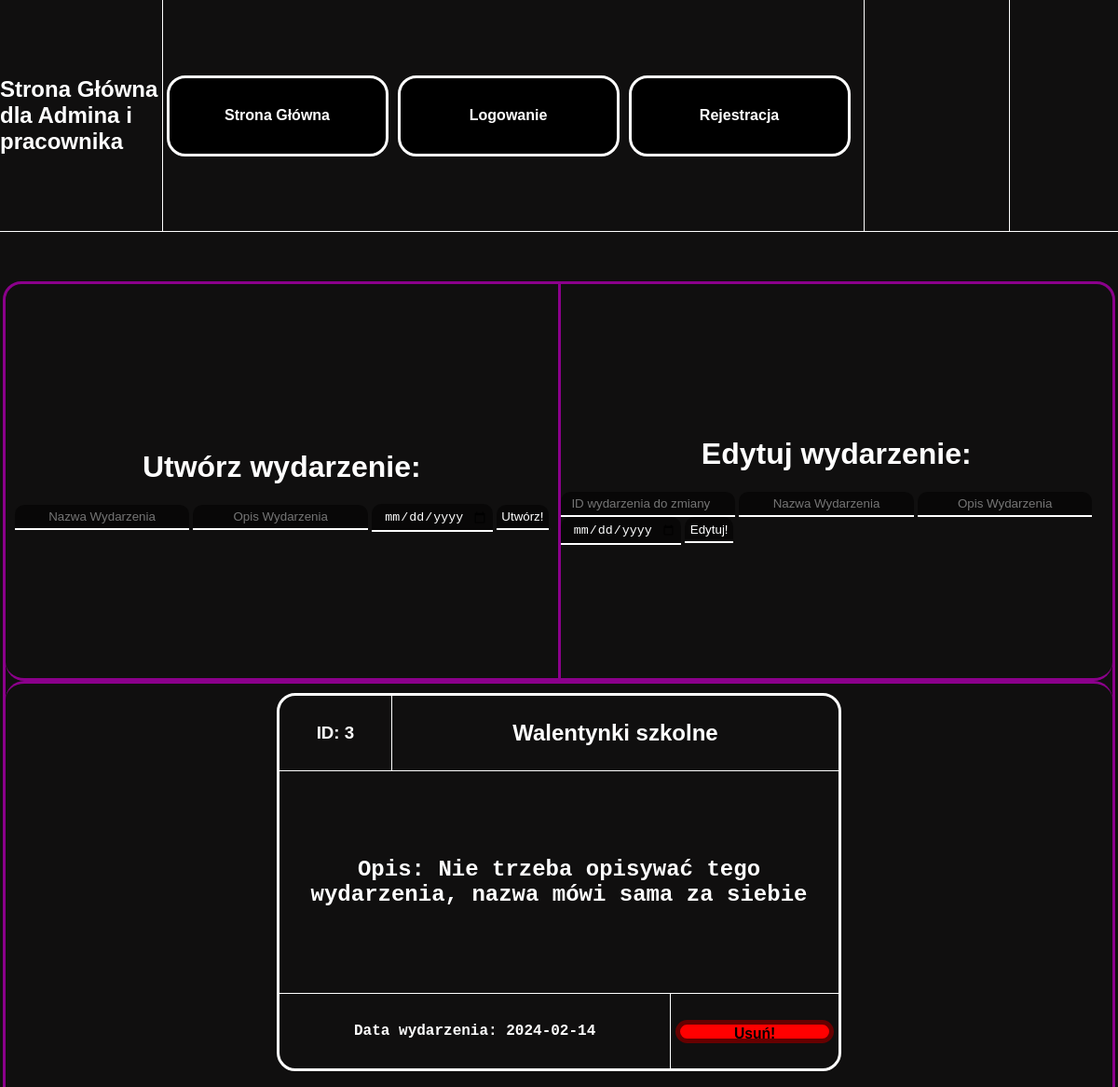
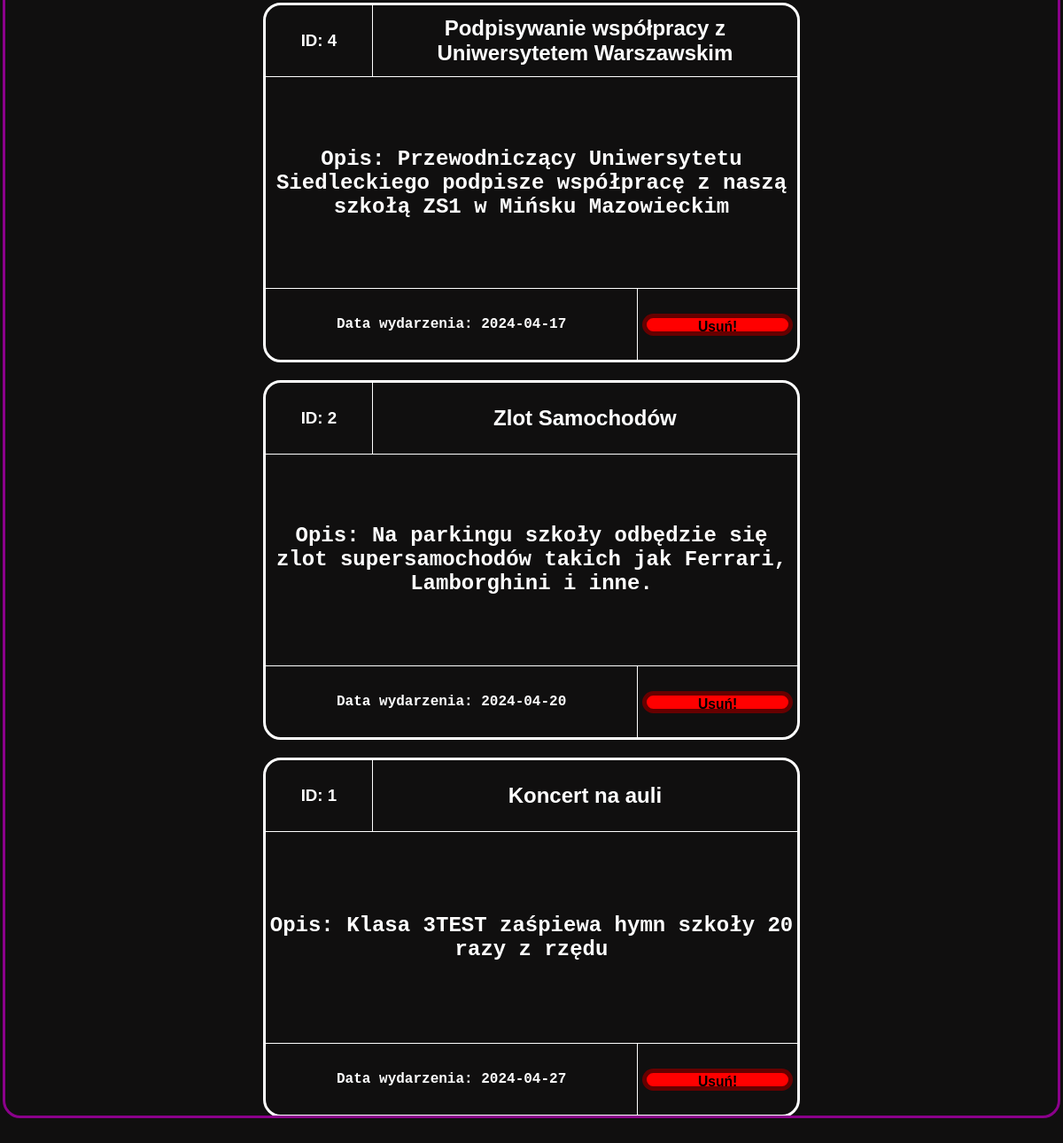
Page /indexadminiuzytkownik.php on the committed database (2 pictures, top to bottom).
### tables this page shows
CREATE TABLE `wydarzenia` (
  `ID` int(11) NOT NULL,
  `nazwa_wyd` text NOT NULL,
  `opis_wyd` text NOT NULL,
  `data_wyd` date NOT NULL
);

### indexadminiuzytkownik.php (the view, shortened to what this page needs)
<!DOCTYPE html>
<html lang="en">
<head>
    <link rel="stylesheet" href="style.css">
</head>
<body>
    <div id="ogol">
        <div id="menu">
            <div id="menlewolewo">
                <h1>Strona Główna dla Admina i pracownika</h1>
            </div>
            <div id="menlewo">
                <?php
                include 'menuadmin.php';
                ?>
            </div>
            <div id="menprawo">
            </div>
            <div id="menprawoprawo">
            </div>
        </div>
        <div id="tresc">
            <div id="trescogol">
                <div id="trescogolgora">
                    <div id="trescogolgoralewo">
                        <h1>Utwórz wydarzenie: </h1>
                        <form action="" method="POST">
                            <input type="text" class="input" name="tytul" placeholder="Nazwa Wydarzenia" style="text-align: center;" required>
                            <input type="text" class="input" name="opis" placeholder="Opis Wydarzenia" style="text-align: center;" required>
                            <input type="date" class="input" name="data" placeholder="Data Wydarzenia" required>
                            <input type="submit" class="input" name="wyss" value="Utwórz!">
                        </form>
                    </div>
                    <div id="trescogolgoraprawo">
                        <h1>Edytuj wydarzenie: </h1>
                        <form action="" method="POST">
                            <input type="number" class="input" name="idwyd" placeholder="ID wydarzenia do zmiany" style="text-align: center;" required>
                            <input type="text" class="input" name="tytul1" placeholder="Nazwa Wydarzenia" style="text-align: center;" required>
                            <input type="text" class="input" name="opis1" placeholder="Opis Wydarzenia" style="text-align: center;" required>
                            <input type="date" class="input" name="data1" placeholder="Data Wydarzenia" required>
                            <input type="submit" class="input" name="wyss1" value="Edytuj!">
                        </form>
                    </div>
                </div>
                <div id="trescogoldol">
                    <?php
                    $host = "localhost";
                    $dbuser = "root";
                    $dbpassword = "";
                    $dbname = "Aaawlasny_projekt_BS";
                    $conn = mysqli_connect($host, $dbuser, $dbpassword, $dbname);
                    $sql = "SELECT `ID`, `nazwa_wyd`, `opis_wyd`, `data_wyd` FROM `wydarzenia`ORDER BY `data_wyd` ASC";
                    $result = $conn->query($sql);
                    if ($result->num_rows > 0) {
                        while ($row = $result->fetch_assoc()) {
                            echo "<div id = 'wydarzenie'>";
                            echo "<div id = 'divgora'>";
                            echo "<div id = 'divgoralewo'>";
                            echo "<h3>" . "ID: " .  $row['ID'] . "</h3>";
                            echo "</div>";
                            echo "<div id = 'divgoraprawo'>";
                            echo "<h2 id='nazwa_wyd'>" .   $row['nazwa_wyd'] . "</h2>";
                            echo "</div>";
                            echo "</div>";
                            echo "<div id = 'divsrodek'>";
                            echo "<h2>" . "Opis: " . $row['opis_wyd'] . "</h2>";
                            echo "</div>";
                            echo "<div id = 'divdol'>";
                            echo "<div id = 'divdollewo'>";
                            echo "<h4>" . "Data wydarzenia: " . $row['data_wyd'] . "</h4>";
                            echo "</div>";
                            echo "<div id = 'divdolprawo'>";
                            echo "<form method='POST' action=''>";
                            echo "<input type='submit' class='input1' name='usun' value='Usuń!'>";
                            echo "</form>";
                            echo "</div>";
                            echo "</div>";
                            echo "</div>";
                        }
                    } else {
                        echo "<h1>Brak Wydarzeń</h1>";
                    }
                    ?>
                </div>
            </div>
        </div>
    </div>
</body>
</html>

### style.css (style rules this page uses)
body { background-color: rgb(16, 15, 15); color: white; margin: 0px; overflow: hidden; }
#ogol { display: flex; flex-direction: column; width: 100%; height: 100vh; }
#menu { display: flex; flex-direction: row; color: white; width: 100%; height: 10%; border-bottom: 0.5px solid white; }
#menlewo { display: flex; flex-direction: row; align-items: center; justify-content: center; width: 65%; height: 100%; border-right: 0.5px solid white; }
#menlewolewo { display: flex; flex-direction: row; align-items: center; justify-content: center; width: 15%; height: 100%; border-right: 0.5px solid white; }
#menprawo { display: flex; align-items: center; justify-content: center; width: 10%; height: 100%; padding: 0 20px; color: white; font-family: Arial, Helvetica, sans-serif; font-weight: bold; font-size: 16px; }
#menprawoprawo { display: flex; align-items: center; justify-content: center; flex-direction: row; border-left: 0.5px solid white; width: 10%; height: 100%; }
#menlewolewo h1 { font-size: 1.5em; margin: 0; padding: 0; }
#tresc { display: flex; align-items: center; justify-content: center; flex-direction: column; width: 100%; height: 90%; }
#trescogol { display: flex; align-items: center; justify-content: center; flex-direction: column; border: solid darkmagenta 3px; border-radius: 20px; width: 99%; height: 95%; }
#trescogolgora { display: flex; align-items: center; justify-content: center; flex-direction: row; border-bottom: solid darkmagenta 3px; border-radius: 20px; width: 100%; height: 20%; }
#trescogolgoralewo { display: flex; align-items: center; justify-content: center; flex-direction: column; border-right: solid darkmagenta 3px; width: 50%; height: 100%; }
#trescogolgoraprawo { display: flex; align-items: center; justify-content: center; flex-direction: column; width: 50%; height: 100%; }
#trescogoldol { display: flex; align-items: baseline; justify-content: center; flex-direction: row; flex-wrap: wrap; overflow-y: auto; border-top: solid darkmagenta 3px; border-radius: 20px; width: 100%; height: 80%; }
#wydarzenie { display: flex; align-items: center; justify-content: center; flex-direction: column; margin: 10px; border: solid white 3px; font-family: "Lucida Console", "Courier New", monospace; text-align: center; border-radius: 20px; width: 600px; height: 400px; }
#divgora { display: flex; align-items: center; justify-content: center; flex-direction: row; border-bottom: solid white 0.5px; width: 100%; height: 20%; }
#divgoralewo { display: flex; align-items: center; justify-content: center; border-right: solid white 0.5px; width: 20%; height: 100%; }
#divgoraprawo { display: flex; align-items: center; justify-content: center; width: 80%; height: 100%; }
#divsrodek { display: flex; align-items: center; justify-content: center; flex-direction: row; flex-wrap: wrap; overflow: auto; border-bottom: solid white 0.5px; width: 100%; height: 60%; }
#divdol { display: flex; align-items: center; justify-content: center; flex-direction: row; width: 100%; height: 20%; }
#divdollewo { display: flex; align-items: center; justify-content: center; flex-direction: row; border-right: solid white 0.5px; width: 70%; height: 100%; }
#divdolprawo { display: flex; align-items: center; justify-content: center; flex-direction: column; gap: 4px; width: 30%; height: 100%; }
.input1 { background-color: rgb(255, 0, 0); border: solid rgb(102, 0, 0) 5px; border-radius: 20px; transition: 0.3s ease; text-align: center; font-family: Arial, Helvetica, sans-serif; font-weight: bold; font-size: 98%; color: black; width: 170px; height: 25px; }
.input { text-align: center; appearance: none; border: none; outline: none; border-bottom: 0.2em solid rgb(255, 255, 255); background: rgba(0, 0, 0, 0.5); border-radius: 10px 10px 0 0; padding: 0.4em; color: rgb(255, 255, 255); }
h1 { font-family: "Tahoma", sans-serif; }
h3 { font-family: "Tahoma", sans-serif; }
#nazwa_wyd { font-family: "Tahoma", sans-serif; }

### rows in the picture
wydarzenia: ID "3", nazwa_wyd "Walentynki szkolne", opis_wyd "Nie trzeba opisywać tego wydarzenia, nazwa mówi sama za siebie", data_wyd "2024-02-14"
wydarzenia: ID "4", nazwa_wyd "Podpisywanie współpracy z Uniwersytetem Warszawskim", opis_wyd "Przewodniczący Uniwersytetu Siedleckiego podpisze współpracę z naszą szkołą ZS1 w Mińsku Mazowieckim", data_wyd "2024-04-17"
wydarzenia: ID "2", nazwa_wyd "Zlot Samochodów", opis_wyd "Na parkingu szkoły odbędzie się zlot supersamochodów takich jak Ferrari, Lamborghini i inne.", data_wyd "2024-04-20"
wydarzenia: ID "1", nazwa_wyd "Koncert na auli", opis_wyd "Klasa 3TEST zaśpiewa hymn szkoły 20 razy z rzędu", data_wyd "2024-04-27"
